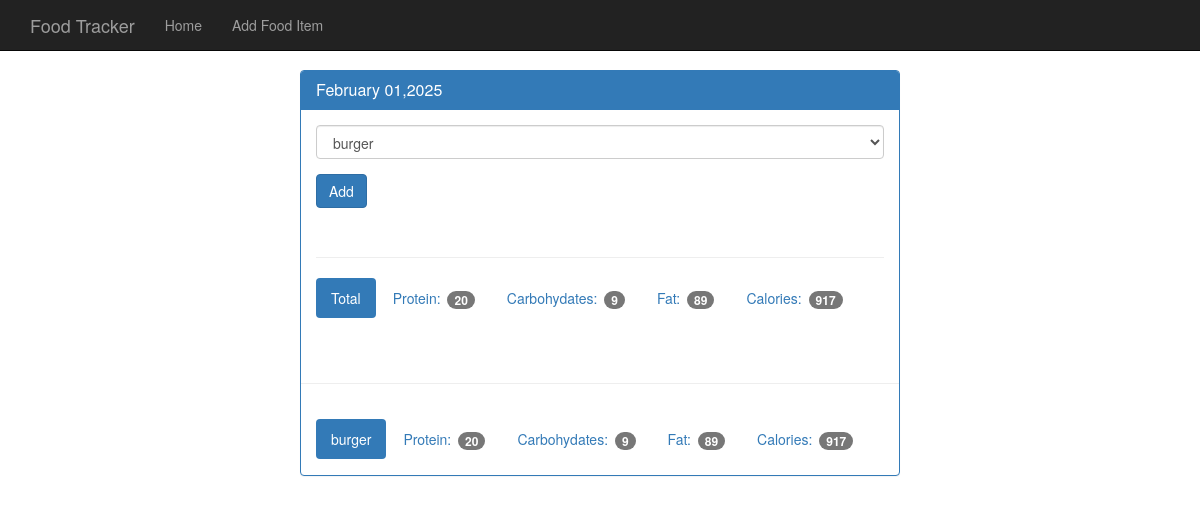
The page /view/20250201 on the database its author committed.
### tables this page shows
CREATE TABLE food(
	id integer primary key autoincrement,
	name text not null,
	protein integer not null,
	carbohydrates integer not null,
	fat integer not null,
	calories integer not null
);

### app.py (the view)
@app.route('/view/<date>',methods=['GET','POST'])
def view(date):
	print("debug--", date)
	db = get_db()
	cur = db.execute('select id,entry_date from log_date where entry_date = ' + date)
	date_result = cur.fetchone()
	if request.method == 'POST':
		db.execute('insert into food_date (food_id,log_date_id) values (?,?)',[request.form['food-select'],date_result['id']])
		db.commit()
	d = datetime.strptime(str(date_result['entry_date']),'%Y%m%d')
	pretty_date = datetime.strftime(d,'%B %d,%Y')
	food_cur = db.execute('select id,name from food where id > 0')
	food_result = food_cur.fetchall()
	log_cur = db.execute('select food.name, food.protein, food.carbohydrates, food.fat, food.calories from log_date join food_date on food_date.log_date_id = log_date.id join food on food.id = food_date.food_id where log_date.entry_date = ? and food.id > 0', [date])
	log_results = log_cur.fetchall()
	totals = {}
	totals['protein'] = 0
	totals['carbohydrates'] = 0
	totals['fat'] = 0
	totals['calories'] = 0
	for food in log_results:
		totals['protein'] += food['protein']
		totals['carbohydrates'] += food['carbohydrates']
		totals['fat'] += food['fat']
		totals['calories'] += food['calories']
	return render_template('day.html',entry_date= date_result['entry_date'],pretty_date = pretty_date,food_result = food_result,log_results=log_results,totals=totals)

### app.py (called while the page is built)
def connect_db():
	sql = sqlite3.connect('C:/Users/NIKHIL/Desktop/food_tracker/food_log.db')
	sql.row_factory = sqlite3.Row
	return sql

def get_db():
	if not hasattr(g,'sqlite3'):
		g.sqlite_db = connect_db()
	return g.sqlite_db

### templates/day.html (shortened to what this page needs)
<!DOCTYPE html>
<html lang="en">
  <head>
    <link href="{{url_for('static',filename='bootstrap.min.css')}}" rel="stylesheet">
    <link href="{{url_for('static',filename = 'theme.css')}}" rel="stylesheet">
  </head>
  <body>
    <nav class="navbar navbar-inverse navbar-fixed-top">
      <div class="container">
        <div class="navbar-header">
          <a class="navbar-brand" href="{{url_for('index')}}">Food Tracker</a>
        </div>
        <div id="navbar" class="navbar-collapse collapse">
          <ul class="nav navbar-nav">
            <li><a href="{{url_for('index')}}">Home</a></li>
            <li><a href="{{url_for('add_food')}}">Add Food Item</a></li>
          </ul>
        </div>
      </div>
    </nav>
    <div class="container theme-showcase col-sm-6 col-sm-offset-3" role="main">
      <div class="row">
        <div>
          <div class="panel panel-primary">
            <div class="panel-heading">
              <h3 class="panel-title">{{ pretty_date }}</h3>
            </div>
            <div class="panel-body">
              <form method="POST" action="{{url_for('view',date = entry_date)}}">
                <div class="form-group">
                  <select class="form-control" name="food-select">
                    {% for food in food_result%}
                    <option value={{ food.id }}>{{food.name}}</option>
                    {%endfor%}
                  </select>
                </div>
                <button type="submit" class="btn btn-primary">Add</button>
              </form>
              <div class="page-header"></div>
              <ul class="nav nav-pills" role="tablist">
                <li class="active"><a>Total</a></li>
                <li><a>Protein: <span class="badge">{{ totals.protein }}</span></a></li>
                <li><a>Carbohydates: <span class="badge">{{ totals.carbohydrates }}</span></a></li>
                <li><a>Fat: <span class="badge">{{ totals.fat }}</span></a></li>
                <li><a>Calories: <span class="badge">{{ totals.calories }}</span></a></li>
              </ul>
            </div>
            <div class="page-header"></div>
            {% for food in log_results %}
            <div class="panel-body">
              <ul class="nav nav-pills" role="tablist">
                <li class="active"><a>{{ food.name }}</a></li>
                <li><a>Protein: <span class="badge">{{ food.protein }}</span></a></li>
                <li><a>Carbohydates: <span class="badge">{{ food.carbohydrates }}</span></a></li>
                <li><a>Fat: <span class="badge">{{food.fat}}</span></a></li>
                <li><a>Calories: <span class="badge">{{food.calories}}</span></a></li>
              </ul>
            </div>
            {% endfor %}
          </div>
        </div>
      </div>
    </div>
  </body>
</html>

### static/theme.css (style rules this page uses)
body { padding-top: 70px; padding-bottom: 30px; }

### rows shown on the page
food: name "burger", protein "20", carbohydrates "9", fat "89", calories "917"

### other values the page prints
{{ pretty_date }} "February 01,2025"
{{ totals.protein }} "20"
{{ totals.carbohydrates }} "9"
{{ totals.fat }} "89"
{{ totals.calories }} "917"
form field food-select "burger"
